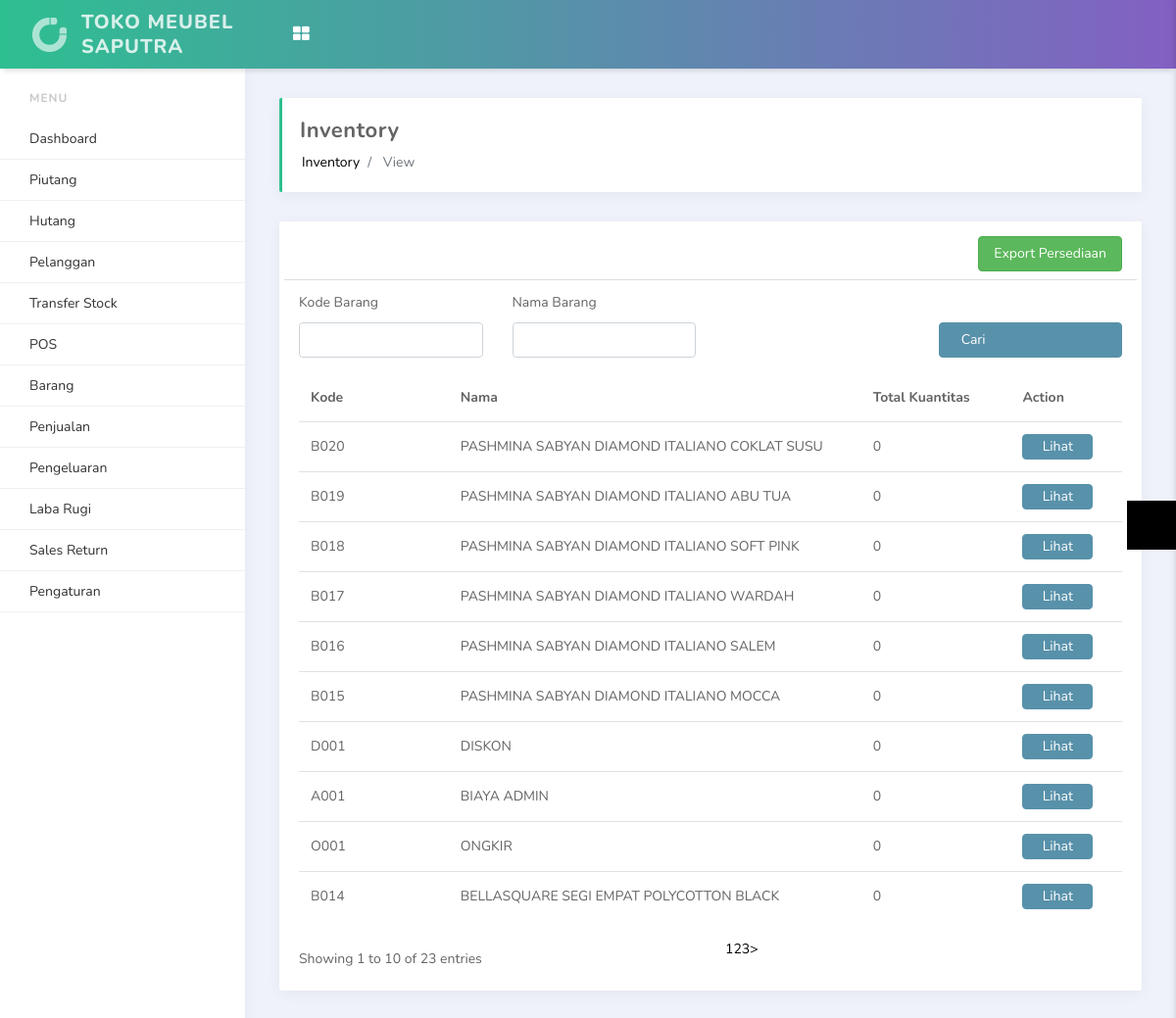
/index.php/inventory/view (signed in), run on the app's committed database.
### tables this page shows
CREATE TABLE `site_setting` (
  `id` int(11) NOT NULL,
  `site_name` varchar(499) NOT NULL,
  `site_logo` varchar(255) NOT NULL,
  `timezone` varchar(499) NOT NULL,
  `pagination` int(11) NOT NULL,
  `tax` double(11,2) NOT NULL,
  `currency` char(3) NOT NULL,
  `address` text NOT NULL,
  `datetime_format` varchar(30) NOT NULL,
  `display_product` int(11) NOT NULL,
  `display_keyboard` int(11) NOT NULL,
  `default_customer_id` int(11) NOT NULL,
  `updated_user_id` int(11) NOT NULL,
  `updated_datetime` datetime NOT NULL
);

CREATE TABLE `products` (
  `id` int(11) NOT NULL,
  `code` varchar(499) NOT NULL,
  `name` varchar(499) NOT NULL,
  `category` int(11) NOT NULL,
  `purchase_price` double NOT NULL,
  `retail_price` double NOT NULL,
  `thumbnail` varchar(499) NOT NULL,
  `created_user_id` int(11) NOT NULL,
  `created_datetime` datetime NOT NULL,
  `updated_user_id` int(11) NOT NULL,
  `updated_datetime` datetime NOT NULL,
  `status` int(11) NOT NULL
);

### index.php (called while the page is built, shortened)
<?php
require_once BASEPATH.'core/CodeIgniter.php';

### application/models/Inventory_model.php (called while the page is built, shortened)
<?php
class Inventory_model extends CI_Model
{
    public function record_product_count()
    {
        $this->db->order_by('id', 'DESC');
        $query = $this->db->get('products');
        $this->db->save_queries = false;
        return $query->num_rows();
    }
    public function fetch_product_data($limit, $start)
    {
        $this->db->order_by('id', 'DESC');
        $this->db->limit($limit, $start);
        $query = $this->db->get('products');
        $result = $query->result();
        $this->db->save_queries = false;
        return $result;
    }
}

### application/views/inventory.php (the view, shortened to what this page needs)
<?php
    require_once 'includes/header4.php';
?>
<link rel="stylesheet" href="<?=base_url()?>assets/js/fancybox/source/jquery.fancybox.css?v=2.1.5" type="text/css" media="screen" />
<link rel="stylesheet" href="<?=base_url()?>assets/js/fancybox/source/helpers/jquery.fancybox-buttons.css?v=1.0.5" type="text/css" media="screen" />
<link rel="stylesheet" href="<?=base_url()?>assets/js/fancybox/source/helpers/jquery.fancybox-thumbs.css?v=1.0.7" type="text/css" media="screen" />
<section id="content">
	<div class="row">
		<div class="col-md-12">
			<div class="card">
				<div class="card-body">
					<div class="row" style="border-bottom: 1px solid #e0dede; padding-bottom: 8px; margin-top: -5px;">
						<div class="col-md-6">
						</div>
						<div class="col-md-6" style="text-align: right;">
							<a href="<?=base_url()?>index.php/inventory/exportInventory" style="text-decoration: none;">
								<button type="button" class="btn btn-success" style="background-color: #5cb85c; border-color: #4cae4c;">
									<?php echo $lang_export_inventory; ?>
								</button>
							</a>
						</div>
					</div>
					<form action="<?=base_url()?>index.php/inventory/searchInventory" method="get">
						<div class="row" style="margin-top: 10px;">
							<div class="col-md-3">
								<div class="form-group">
									<label><?php echo $lang_product_code; ?></label>
									<input type="text" name="code" class="form-control" />
								</div>
							</div>
							<div class="col-md-3">
								<div class="form-group">
									<label><?php echo $lang_product_name; ?></label>
									<input type="text" name="name" class="form-control" />
								</div>
							</div>
							<div class="col-md-3"></div>
							<div class="col-md-3">
								<div class="form-group">
									<label>&nbsp;</label><br />
									<button class="btn btn-primary" style="width: 100%;">&nbsp;&nbsp;<?php echo $lang_search; ?>&nbsp;&nbsp;</button>
								</div>
							</div>
						</div>
					</form>
					<div class="row" style="margin-top: 0px;">
						<div class="col-md-12">
						<div class="table-responsive">
							<table class="table">
							    <thead>
							    	<tr>
								    	<th width="15%"><?php echo $lang_code; ?></th>
								    	<th width="15%"><?php echo $lang_name; ?></th>
								    	<th width="15%"><?php echo $lang_total_quantity; ?></th>
									    <th width="10%"><?php echo $lang_action; ?></th>
									</tr>
							    </thead>
								<tbody>
								<?php
                                    if (count($results) > 0) {
                                        foreach ($results as $data) {
                                            $code = $data->code;
                                            $name = $data->name;
                                            $inv_qty = 0;
                                            $ckInvResult = $this->db->query("SELECT qty, outlet_id FROM inventory WHERE product_code = '$code' ");
                                            $ckInvData = $ckInvResult->result();
                                            for ($k = 0; $k < count($ckInvData); ++$k) {
                                                $ckInv_qty = $ckInvData[$k]->qty;
                                                $ckOutlet_id = $ckInvData[$k]->outlet_id;
                                                $ckOutletResult = $this->db->query("SELECT id FROM outlets WHERE id = '$ckOutlet_id' ");
                                                $ckOutletRows = $ckOutletResult->num_rows();
                                                if ($ckOutletRows == 1) {
                                                    $inv_qty += $ckInv_qty;
                                                }
                                            }
                                            $each_row_cost = $inv_qty * $each_cost; ?>
                                			<tr>
	                                			<td><?php echo $code; ?></td>
	                                			<td><?php echo $name; ?></td>
	                                			<td><?php echo $inv_qty; ?></td>
	                                			<td>
		                                			<a href="<?=base_url()?>index.php/inventory/view_detail?pcode=<?php echo $code; ?>" style="text-decoration: none;">
			                                			<button class="btn btn-primary" style="padding: 5px 12px;">
			                                				&nbsp;&nbsp;<?php echo $lang_view; ?>&nbsp;&nbsp;
			                                			</button>
		                                			</a>
	                                			</td>
                                			</tr>
                                <?php
                                        }
                                    } else {
                                        ?>
										<tr class="no-records-found">
											<td colspan="3"><?php echo $lang_no_match_found; ?></td>
										</tr>
								<?php
                                    }
                                ?>
								</tbody>
							</table>
						</div>
						</div>
					</div>
					<div class="row">
						<div class="col-md-6" style="float: left; padding-top: 10px;">
							<?php echo $displayshowingentries; ?>
						</div>
						<div class="col-md-6" style="text-align: right;">
							<?php echo $links; ?>
						</div>
					</div>
				</div>
			</div>
		</div>
	</div>
</section>
<?php
    require_once 'includes/footer4.php';
?>

### application/views/includes/header4.php (shortened to what this page needs)
<?php
    $user_role = $this->input->cookie('role_id', TRUE);
    $settingResult = $this->db->get_where('site_setting');
    $settingData = $settingResult->row();
    $setting_site_name = $settingData->site_name;
 ?>
<!doctype html>
<html lang="en">
<head>
    <link rel="stylesheet" href="<?php echo base_url() ?>assets/vendors/bundle.css" type="text/css">
    <link rel="stylesheet" href="<?php echo base_url() ?>assets/vendors/datepicker/daterangepicker.css">
    <link rel="stylesheet" href="<?php echo base_url() ?>assets/vendors/vmap/jqvmap.min.css">
    <link rel="stylesheet" href="<?php echo base_url() ?>assets/css/app.min.css" type="text/css">
    <link rel="stylesheet" href="<?php echo base_url() ?>assets/css/custom.css" type="text/css">
    <link rel="stylesheet" type="text/css" href="https://stackpath.bootstrapcdn.com/font-awesome/4.7.0/css/font-awesome.min.css">
</head>
<body>
<div class="side-menu">
    <div class='side-menu-body'>
        <ul>
            <?php
            $link = $this->uri->segment(1);
            ?>
            <li class="side-menu-divider">Menu</li>
            <?php
            if ($user_role == 3) {
                echo "<li>".anchor('index.php/cashier/',$lang_pos)."</li>";
                echo "
                <li>
                <a href='#'>Sales Return</a>
                <ul>
                    <li>
                        <a <?php if (($link == '')) {
                    ?> style='background-color: #e9ecf2;' <?php
                } ?> href='<?=base_url()?>index.php/sales_return/'>
                            Buat Sales Return
                        </a>
                    </li>
                    <li>
                        <a <?php if (($link == 'data_return')) {
                    ?> style='background-color: #e9ecf2;' <?php
                } ?> href='<?=base_url()?>index.php/sales_return/data_return'>
                            Data Sales Return
                        </a>
                    </li>
                </ul>
            </li>
                ";
            }else{
            ?>
            <li><?php echo anchor('index.php/dashboard',$lang_dashboard,($link=="dashboard"?'class="active"':'')) ?></li>
            <li><?php echo anchor('index.php/piutang',"Piutang",($link=="piutang"?'class="active"':'')) ?></li>
            <li><?php echo anchor('index.php/hutang',"Hutang",($link=="hutang"?'class="active"':'')) ?></li>
            <li><?php echo anchor('index.php/customers/view',$lang_customers,($link=="customers"?'class="active"':'')) ?></li>
            <li><?php echo anchor('index.php/transfer_stock/view',"Transfer Stock",($link=="transfer_stock"?'class="active"':'')) ?></li>
            <li><?php echo anchor('index.php/cashier/',$lang_pos,($link=="cashier"?'class="active"':'')) ?></li>
            <li>
                <a href="#"></i> <span><?php echo $lang_products; ?></span> </a>
            </li>
            <li>
                <a href="#"><span><?php echo $lang_sales; ?></span> </a>
            </li>
            <li>
                <a href="#"><?php echo $lang_expenses ?></a>
            </li>
            <li>
                <a href="#"><?php echo $lang_pnl ?></a>
            </li>
            <li>
                <a href="#">Sales Return</a>
            </li>
            <li>
                <a href="#"><?php echo $lang_setting; ?></a>
            </li>
                    <?php
                    }
                            ?>
        </ul>
    </div>
</div>
<nav class="navbar">
    <div class="container-fluid">
        <div class="header-logo">
            <a href="#">
                <img src="<?php echo base_url() ?>assets/media/image/light-logo.png" alt="...">
                <span class="logo-text d-none d-lg-block"><?php echo $setting_site_name ?></span>
            </a>
        </div>
        <div class="header-body">
            <ul class="navbar-nav">
                <li class="nav-item dropdown d-none d-lg-block">
                    <a href="#" class="nav-link" data-toggle="dropdown">
                        <i class="fa fa-th-large"></i>
                    </a>
                </li>
            </ul>
        </div>
    </div>
</nav>
<main class="main-content">
    <div class="container-fluid">
        <div class="page-header d-md-flex justify-content-between align-items-center">
            <div>
                <h4><?php echo ucwords(str_replace('_', ' ', $this->uri->segment(1))) ?></h4>
                <nav aria-label="breadcrumb">
                    <ol class="breadcrumb">
                        <li class="breadcrumb-item"><a href="#"><?php echo ucwords(str_replace('_', ' ', $this->uri->segment(1))) ?></a></li>
                        <li class="breadcrumb-item active" aria-current="page">
                            <?php if ($this->uri->segment(2)){
                                 echo ucwords(str_replace('_', ' ', $this->uri->segment(2)));
                            } ?>
                            </li>
                    </ol>
                </nav>
            </div>
        </div>

### data on the page
site_setting: site_name "TOKO MEUBEL SAPUTRA"
products: code "B020", name "PASHMINA SABYAN DIAMOND ITALIANO COKLAT SUSU", inv_qty "0"
products: code "B019", name "PASHMINA SABYAN DIAMOND ITALIANO ABU TUA", inv_qty "0"
products: code "B018", name "PASHMINA SABYAN DIAMOND ITALIANO SOFT PINK", inv_qty "0"
products: code "B017", name "PASHMINA SABYAN DIAMOND ITALIANO WARDAH", inv_qty "0"
products: code "B016", name "PASHMINA SABYAN DIAMOND ITALIANO SALEM", inv_qty "0"
products: code "B015", name "PASHMINA SABYAN DIAMOND ITALIANO MOCCA", inv_qty "0"
products: code "D001", name "DISKON", inv_qty "0"
products: code "A001", name "BIAYA ADMIN", inv_qty "0"
products: code "O001", name "ONGKIR", inv_qty "0"
products: code "B014", name "BELLASQUARE SEGI EMPAT POLYCOTTON BLACK", inv_qty "0"

### other printed values
$lang_products "Barang"
$lang_sales "Penjualan"
$lang_expenses "Pengeluaran"
$lang_pnl "Laba Rugi"
$lang_setting "Pengaturan"
str_replace('_', ' ', $this->uri->segment(1)) "Inventory"
str_replace('_', ' ', $this->uri->segment(2)) "View"
$lang_export_inventory "Export Persediaan"
$lang_product_code "Kode Barang"
$lang_product_name "Nama Barang"
$lang_search "Cari"
$lang_code "Kode"
$lang_name "Nama"
$lang_total_quantity "Total Kuantitas"
$lang_action "Action"
